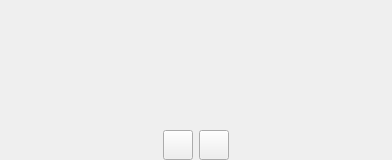
<?xml version="1.0" encoding="UTF-8"?>
<ui version="4.0">
 <class>PhotoboothWidget</class>
 <widget class="QWidget" name="PhotoboothWidget">
  <property name="geometry">
   <rect>
    <x>0</x>
    <y>0</y>
    <width>392</width>
    <height>160</height>
   </rect>
  </property>
  <property name="sizePolicy">
   <sizepolicy hsizetype="Fixed" vsizetype="Fixed">
    <horstretch>0</horstretch>
    <verstretch>0</verstretch>
   </sizepolicy>
  </property>
  <property name="windowTitle">
   <string>Form</string>
  </property>
  <layout class="QVBoxLayout" name="verticalLayout" stretch="0,0">
   <property name="spacing">
    <number>0</number>
   </property>
   <property name="leftMargin">
    <number>0</number>
   </property>
   <property name="topMargin">
    <number>0</number>
   </property>
   <property name="rightMargin">
    <number>0</number>
   </property>
   <property name="bottomMargin">
    <number>0</number>
   </property>
   <item>
    <widget class="QWidget" name="horizontalWidget" native="true">
     <layout class="QHBoxLayout" name="horizontalLayout_2">
      <property name="spacing">
       <number>0</number>
      </property>
      <property name="leftMargin">
       <number>0</number>
      </property>
      <property name="topMargin">
       <number>0</number>
      </property>
      <property name="rightMargin">
       <number>0</number>
      </property>
      <property name="bottomMargin">
       <number>3</number>
      </property>
      <item>
       <widget class="QWidget" name="verticalWidget" native="true">
        <property name="sizePolicy">
         <sizepolicy hsizetype="Fixed" vsizetype="Fixed">
          <horstretch>0</horstretch>
          <verstretch>0</verstretch>
         </sizepolicy>
        </property>
        <property name="minimumSize">
         <size>
          <width>120</width>
          <height>120</height>
         </size>
        </property>
        <property name="maximumSize">
         <size>
          <width>120</width>
          <height>120</height>
         </size>
        </property>
        <layout class="QVBoxLayout" name="verticalLayout_2">
         <property name="spacing">
          <number>0</number>
         </property>
         <property name="sizeConstraint">
          <enum>QLayout::SetDefaultConstraint</enum>
         </property>
         <property name="leftMargin">
          <number>0</number>
         </property>
         <property name="topMargin">
          <number>0</number>
         </property>
         <property name="rightMargin">
          <number>0</number>
         </property>
         <property name="bottomMargin">
          <number>0</number>
         </property>
         <item>
          <widget class="QLabel" name="avatarLabel">
           <property name="minimumSize">
            <size>
             <width>120</width>
             <height>120</height>
            </size>
           </property>
           <property name="maximumSize">
            <size>
             <width>120</width>
             <height>120</height>
            </size>
           </property>
           <property name="text">
            <string/>
           </property>
          </widget>
         </item>
         <item>
          <widget class="VideoWidget" name="videoFeed" native="true">
           <property name="sizePolicy">
            <sizepolicy hsizetype="Fixed" vsizetype="Fixed">
             <horstretch>0</horstretch>
             <verstretch>0</verstretch>
            </sizepolicy>
           </property>
           <property name="minimumSize">
            <size>
             <width>120</width>
             <height>120</height>
            </size>
           </property>
           <property name="toolTip">
            <string>Photobooth display</string>
           </property>
           <property name="autoFillBackground">
            <bool>true</bool>
           </property>
          </widget>
         </item>
        </layout>
       </widget>
      </item>
     </layout>
    </widget>
   </item>
   <item>
    <layout class="QHBoxLayout" name="horizontalLayout">
     <property name="topMargin">
      <number>0</number>
     </property>
     <item>
      <spacer name="horizontalSpacer_3">
       <property name="orientation">
        <enum>Qt::Horizontal</enum>
       </property>
       <property name="sizeHint" stdset="0">
        <size>
         <width>40</width>
         <height>20</height>
        </size>
       </property>
      </spacer>
     </item>
     <item>
      <widget class="QPushButton" name="takePhotoButton">
       <property name="minimumSize">
        <size>
         <width>30</width>
         <height>30</height>
        </size>
       </property>
       <property name="maximumSize">
        <size>
         <width>30</width>
         <height>30</height>
        </size>
       </property>
       <property name="text">
        <string/>
       </property>
       <property name="icon">
        <iconset resource="ressources.qrc">
         <normaloff>:/images/icons/baseline-camera_alt-24px.svg</normaloff>:/images/icons/baseline-camera_alt-24px.svg</iconset>
       </property>
      </widget>
     </item>
     <item>
      <spacer name="horizontalSpacer">
       <property name="orientation">
        <enum>Qt::Horizontal</enum>
       </property>
       <property name="sizeType">
        <enum>QSizePolicy::Fixed</enum>
       </property>
       <property name="sizeHint" stdset="0">
        <size>
         <width>6</width>
         <height>20</height>
        </size>
       </property>
      </spacer>
     </item>
     <item>
      <widget class="QPushButton" name="importButton">
       <property name="minimumSize">
        <size>
         <width>30</width>
         <height>30</height>
        </size>
       </property>
       <property name="maximumSize">
        <size>
         <width>30</width>
         <height>30</height>
        </size>
       </property>
       <property name="text">
        <string/>
       </property>
       <property name="icon">
        <iconset resource="ressources.qrc">
         <normaloff>:/images/icons/round-folder-24px.svg</normaloff>:/images/icons/round-folder-24px.svg</iconset>
       </property>
      </widget>
     </item>
     <item>
      <spacer name="horizontalSpacer_4">
       <property name="orientation">
        <enum>Qt::Horizontal</enum>
       </property>
       <property name="sizeHint" stdset="0">
        <size>
         <width>40</width>
         <height>20</height>
        </size>
       </property>
      </spacer>
     </item>
    </layout>
   </item>
  </layout>
 </widget>
 <customwidgets>
  <customwidget>
   <class>VideoWidget</class>
   <extends>QWidget</extends>
   <header>videowidget.h</header>
   <container>1</container>
  </customwidget>
 </customwidgets>
 <resources>
  <include location="ressources.qrc"/>
 </resources>
 <connections/>
</ui>
